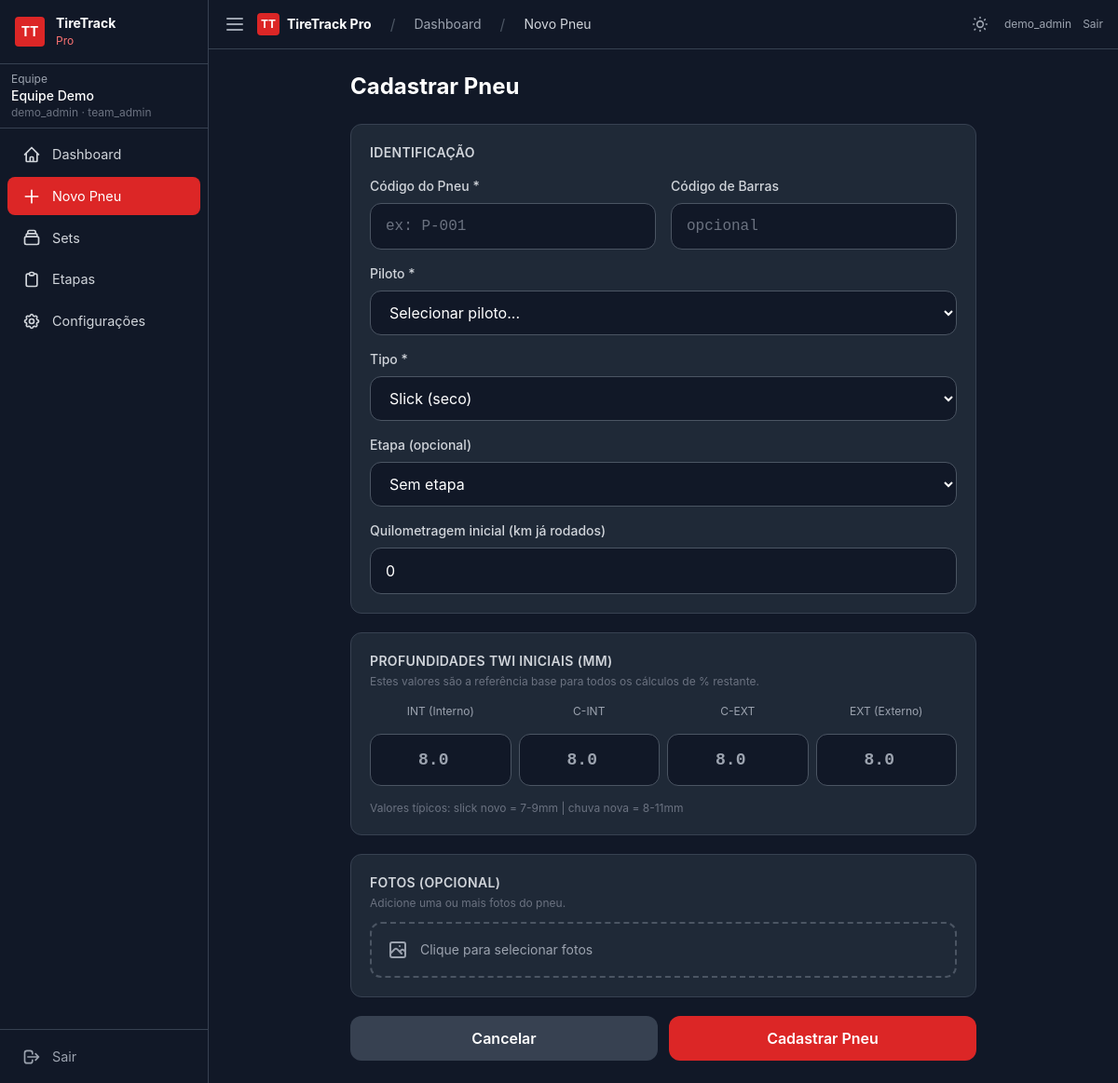
The app's page /tires/new (signed in) with its own data.
### app/models.py (models this page shows, shortened)
class Team(db.Model):
    __tablename__ = 'teams'
    id = db.Column(db.Integer, primary_key=True)
    name = db.Column(db.String(100), nullable=False)
    slug = db.Column(db.String(50), unique=True, nullable=False)
    logo_url = db.Column(db.String(255))
    is_active = db.Column(db.Boolean, default=True, nullable=False)
    created_at = db.Column(db.DateTime, default=datetime.utcnow)
    users = db.relationship('User', backref='team', lazy='dynamic', foreign_keys='User.team_id')
    drivers = db.relationship('Driver', backref='team', lazy='dynamic')
    tires = db.relationship('Tire', backref='team', lazy='dynamic')
    tire_sets = db.relationship('TireSet', backref='team', lazy='dynamic')
    rounds = db.relationship('Round', backref='team', lazy='dynamic')

class User(UserMixin, db.Model):
    __tablename__ = 'users'
    ROLES = ['superadmin', 'team_admin', 'team_user', 'viewer']
    id = db.Column(db.Integer, primary_key=True)
    team_id = db.Column(db.Integer, db.ForeignKey('teams.id'), nullable=True)
    username = db.Column(db.String(80), unique=True, nullable=False)
    email = db.Column(db.String(120), unique=True, nullable=False)
    password_hash = db.Column(db.String(255), nullable=False)
    role = db.Column(db.String(20), nullable=False, default='team_user')
    is_active = db.Column(db.Boolean, default=True, nullable=False)
    created_at = db.Column(db.DateTime, default=datetime.utcnow)
    observations = db.relationship('Observation', backref='author', lazy='dynamic')
    @property
    def is_team_admin(self):
        return self.role in ('superadmin', 'team_admin')
    @property
    def can_write(self):
        return self.role in ('superadmin', 'team_admin', 'team_user')

### app/blueprints/tires/routes.py (the view, shortened to what this page needs)
@tires_bp.route('/new', methods=['GET', 'POST'])
@login_required
@require_write
def new():
    team_id = current_user.team_id
    drivers = Driver.query.filter_by(team_id=team_id, is_active=True).all()
    rounds = Round.query.filter_by(team_id=team_id, status='open').order_by(Round.name).all()
    return render_template('tires/new.html', drivers=drivers, rounds=rounds)

### app/utils.py (called while the page is built)
def require_write(f):
    @wraps(f)
    def decorated_function(*args, **kwargs):
        if not current_user.is_authenticated or not current_user.can_write:
            abort(403)
        return f(*args, **kwargs)
    return decorated_function

### app/templates/tires/new.html (shortened to what this page needs)
{% extends 'base.html' %}
{% block breadcrumb %}
<span class="text-gray-600 mx-2">/</span>
<a href="{{ url_for('dashboard.index') }}" class="text-gray-400 hover:text-white text-sm">Dashboard</a>
<span class="text-gray-600 mx-2">/</span>
<span class="text-gray-300 text-sm">Novo Pneu</span>
{% endblock %}
{% block content %}
<div class="max-w-2xl mx-auto">
  <h1 class="text-2xl font-bold text-white mb-6">Cadastrar Pneu</h1>
  <form method="POST" action="{{ url_for('tires.new') }}" enctype="multipart/form-data" class="space-y-5">
    <div class="bg-gray-800 rounded-xl p-5 border border-gray-700 space-y-4">
      <h2 class="text-sm font-semibold text-gray-300 uppercase tracking-wide">Identificação</h2>
      <div class="grid grid-cols-1 sm:grid-cols-2 gap-4">
        <div>
          <label class="block text-sm font-medium text-gray-300 mb-2">Código do Pneu *</label>
          <input type="text" name="code" required placeholder="ex: P-001"
                 class="w-full px-4 py-3 bg-gray-900 border border-gray-600 rounded-xl text-white placeholder-gray-500
                        focus:outline-none focus:border-red-500 font-mono text-base min-h-[48px]">
        </div>
        <div>
          <label class="block text-sm font-medium text-gray-300 mb-2">Código de Barras</label>
          <input type="text" name="barcode" placeholder="opcional"
                 class="w-full px-4 py-3 bg-gray-900 border border-gray-600 rounded-xl text-white placeholder-gray-500
                        focus:outline-none focus:border-red-500 font-mono text-base min-h-[48px]">
        </div>
      </div>
      <div>
        <label class="block text-sm font-medium text-gray-300 mb-2">Piloto *</label>
        <select name="driver_id" required
                class="w-full px-4 py-3 bg-gray-900 border border-gray-600 rounded-xl text-white
                       focus:outline-none focus:border-red-500 text-base min-h-[48px]">
          <option value="">Selecionar piloto...</option>
        </select>
      </div>
      <div>
        <label class="block text-sm font-medium text-gray-300 mb-2">Tipo *</label>
        <select name="tire_type" required
                class="w-full px-4 py-3 bg-gray-900 border border-gray-600 rounded-xl text-white
                       focus:outline-none focus:border-red-500 text-base min-h-[48px]">
          <option value="slick">Slick (seco)</option>
        </select>
      </div>
      <div>
        <label class="block text-sm font-medium text-gray-300 mb-2">Etapa (opcional)</label>
        <select name="round_id"
                class="w-full px-4 py-3 bg-gray-900 border border-gray-600 rounded-xl text-white
                       focus:outline-none focus:border-red-500 text-base min-h-[48px]">
          <option value="">Sem etapa</option>
        </select>
      </div>
      <div>
        <label class="block text-sm font-medium text-gray-300 mb-2">Quilometragem inicial (km já rodados)</label>
        <input type="number" name="km_initial" value="0" min="0" step="0.1" inputmode="decimal"
               class="w-full px-4 py-3 bg-gray-900 border border-gray-600 rounded-xl text-white
                      focus:outline-none focus:border-red-500 text-base min-h-[48px]">
      </div>
    </div>
    <div class="bg-gray-800 rounded-xl p-5 border border-gray-700 space-y-4">
      <div>
        <h2 class="text-sm font-semibold text-gray-300 uppercase tracking-wide">Profundidades TWI Iniciais (mm)</h2>
        <p class="text-xs text-gray-500 mt-1">Estes valores são a referência base para todos os cálculos de % restante.</p>
      </div>
      <div class="grid grid-cols-4 gap-2 text-center text-xs text-gray-400 mb-2">
        <div>INT (Interno)</div>
        <div>C-INT</div>
        <div>C-EXT</div>
        <div>EXT (Externo)</div>
      </div>
      <div class="grid grid-cols-4 gap-2">
        <div>
          <input type="number" name="twi_int" required min="0" max="30" step="0.1" inputmode="decimal"
                 placeholder="8.0"
                 class="w-full px-3 py-3 bg-gray-900 border border-gray-600 rounded-xl text-white text-center
                        focus:outline-none focus:border-red-500 font-mono text-lg font-bold min-h-[56px]">
        </div>
        <div>
          <input type="number" name="twi_ci" required min="0" max="30" step="0.1" inputmode="decimal"
                 placeholder="8.0"
                 class="w-full px-3 py-3 bg-gray-900 border border-gray-600 rounded-xl text-white text-center
                        focus:outline-none focus:border-red-500 font-mono text-lg font-bold min-h-[56px]">
        </div>
        <div>
          <input type="number" name="twi_co" required min="0" max="30" step="0.1" inputmode="decimal"
                 placeholder="8.0"
                 class="w-full px-3 py-3 bg-gray-900 border border-gray-600 rounded-xl text-white text-center
                        focus:outline-none focus:border-red-500 font-mono text-lg font-bold min-h-[56px]">
        </div>
        <div>
          <input type="number" name="twi_ext" required min="0" max="30" step="0.1" inputmode="decimal"
                 placeholder="8.0"
                 class="w-full px-3 py-3 bg-gray-900 border border-gray-600 rounded-xl text-white text-center
                        focus:outline-none focus:border-red-500 font-mono text-lg font-bold min-h-[56px]">
        </div>
      </div>
      <p class="text-xs text-gray-500">Valores típicos: slick novo = 7-9mm | chuva nova = 8-11mm</p>
    </div>
    <div class="bg-gray-800 rounded-xl p-5 border border-gray-700 space-y-3" x-data="{ previews: [] }">
      <div>
        <h2 class="text-sm font-semibold text-gray-300 uppercase tracking-wide">Fotos (opcional)</h2>
        <p class="text-xs text-gray-500 mt-1">Adicione uma ou mais fotos do pneu.</p>
      </div>
      <label class="flex items-center gap-3 cursor-pointer border-2 border-dashed border-gray-600 rounded-xl px-4 py-4 hover:border-gray-400 transition-colors">
        <span class="text-sm text-gray-400">Clique para selecionar fotos</span>
      </label>
    </div>
    <div class="flex gap-3">
      <a href="{{ url_for('dashboard.index') }}"
         class="flex-1 text-center py-3 bg-gray-700 hover:bg-gray-600 text-white font-semibold rounded-xl min-h-[48px] flex items-center justify-center">
        Cancelar
      </a>
      <button type="submit"
              class="flex-1 py-3 bg-red-600 hover:bg-red-700 text-white font-semibold rounded-xl min-h-[48px]">
        Cadastrar Pneu
      </button>
    </div>
  </form>
</div>
{% endblock %}

### app/templates/base.html (shortened to what this page needs)
<!DOCTYPE html>
<html lang="pt-BR" class="dark" id="html-root">
<head>
  <script src="https://cdn.tailwindcss.com"></script>
</head>
<body x-data="{ sidebarOpen: window.innerWidth >= 1024 }" class="min-h-screen flex">
  <aside :class="sidebarOpen ? 'w-56' : 'w-0 overflow-hidden'"
         class="hidden lg:flex flex-col bg-gray-900 border-r border-gray-700 transition-all duration-200 no-print flex-shrink-0">
    <div class="p-4 border-b border-gray-700 flex items-center gap-3">
      <div class="w-8 h-8 bg-red-600 rounded flex items-center justify-center text-white font-bold text-sm">TT</div>
      <div x-show="sidebarOpen" class="font-bold text-white text-sm leading-tight">TireTrack<br><span class="text-red-400 text-xs font-normal">Pro</span></div>
    </div>
    {% if current_user.is_authenticated %}
    <div x-show="sidebarOpen" class="px-3 py-2 border-b border-gray-700">
      <div class="text-xs text-gray-400">Equipe</div>
      <div class="text-sm font-medium text-white truncate">{{ current_user.team.name if current_user.team else 'Superadmin' }}</div>
      <div class="text-xs text-gray-500">{{ current_user.username }} · {{ current_user.role }}</div>
    </div>
    <nav class="flex-1 p-2 space-y-1 overflow-y-auto">
      <a href="{{ url_for('dashboard.index') }}"
         class="sidebar-link {{ 'active' if request.endpoint == 'dashboard.index' else 'text-gray-300' }}">
        <svg class="w-5 h-5 flex-shrink-0" fill="none" stroke="currentColor" viewBox="0 0 24 24">
          <path stroke-linecap="round" stroke-linejoin="round" stroke-width="2" d="M3 12l2-2m0 0l7-7 7 7M5 10v10a1 1 0 001 1h3m10-11l2 2m-2-2v10a1 1 0 01-1 1h-3m-6 0a1 1 0 001-1v-4a1 1 0 011-1h2a1 1 0 011 1v4a1 1 0 001 1m-6 0h6"/>
        </svg>
        <span x-show="sidebarOpen">Dashboard</span>
      </a>
      <a href="{{ url_for('tires.new') }}"
         class="sidebar-link {{ 'active' if request.endpoint and request.endpoint.startswith('tires') else 'text-gray-300' }}">
        <svg class="w-5 h-5 flex-shrink-0" fill="none" stroke="currentColor" viewBox="0 0 24 24">
          <path stroke-linecap="round" stroke-linejoin="round" stroke-width="2" d="M12 4v16m8-8H4"/>
        </svg>
        <span x-show="sidebarOpen">Novo Pneu</span>
      </a>
      <a href="{{ url_for('sets.index') }}"
         class="sidebar-link {{ 'active' if request.endpoint and request.endpoint.startswith('sets') else 'text-gray-300' }}">
        <span x-show="sidebarOpen">Sets</span>
      </a>
      <a href="{{ url_for('rounds.index') }}"
         class="sidebar-link {{ 'active' if request.endpoint and request.endpoint.startswith('rounds') else 'text-gray-300' }}">
        <svg class="w-5 h-5 flex-shrink-0" fill="none" stroke="currentColor" viewBox="0 0 24 24">
          <path stroke-linecap="round" stroke-linejoin="round" stroke-width="2" d="M9 5H7a2 2 0 00-2 2v12a2 2 0 002 2h10a2 2 0 002-2V7a2 2 0 00-2-2h-2M9 5a2 2 0 002 2h2a2 2 0 002-2M9 5a2 2 0 012-2h2a2 2 0 012 2"/>
        </svg>
        <span x-show="sidebarOpen">Etapas</span>
      </a>
      {% if current_user.is_team_admin %}
      <a href="{{ url_for('admin.index') }}"
         class="sidebar-link {{ 'active' if request.endpoint and request.endpoint.startswith('admin') else 'text-gray-300' }}">
        <span x-show="sidebarOpen">Configurações</span>
      </a>
      {% endif %}
    </nav>
    <div class="p-2 border-t border-gray-700">
      <a href="{{ url_for('auth.logout') }}" class="sidebar-link text-gray-400 hover:text-red-400">
        <svg class="w-5 h-5 flex-shrink-0" fill="none" stroke="currentColor" viewBox="0 0 24 24">
          <path stroke-linecap="round" stroke-linejoin="round" stroke-width="2" d="M17 16l4-4m0 0l-4-4m4 4H7m6 4v1a3 3 0 01-3 3H6a3 3 0 01-3-3V7a3 3 0 013-3h4a3 3 0 013 3v1"/>
        </svg>
        <span x-show="sidebarOpen">Sair</span>
      </a>
    </div>
    {% endif %}
  </aside>
  <div class="flex-1 flex flex-col min-w-0 overflow-hidden">
    <header class="bg-gray-900 border-b border-gray-700 px-4 py-3 flex items-center gap-3 no-print flex-shrink-0">
      {% if current_user.is_authenticated %}
      <button @click="sidebarOpen = !sidebarOpen" class="hidden lg:block text-gray-400 hover:text-white">
        <svg class="w-6 h-6" fill="none" stroke="currentColor" viewBox="0 0 24 24">
          <path stroke-linecap="round" stroke-linejoin="round" stroke-width="2" d="M4 6h16M4 12h16M4 18h16"/>
        </svg>
      </button>
      {% endif %}
      <div class="flex items-center gap-2">
        <div class="w-6 h-6 bg-red-600 rounded text-white font-bold text-xs flex items-center justify-center">TT</div>
        <span class="font-bold text-white text-sm">TireTrack Pro</span>
      </div>
      {% block breadcrumb %}{% endblock %}
      <div class="ml-auto flex items-center gap-3">
        <button id="theme-toggle" onclick="toggleTheme()"
                class="text-gray-400 hover:text-white transition-colors p-1 rounded-lg hover:bg-gray-700"
                title="Alternar modo claro/escuro">
          <svg id="icon-sun" class="w-5 h-5" fill="none" stroke="currentColor" viewBox="0 0 24 24">
            <path stroke-linecap="round" stroke-linejoin="round" stroke-width="2"
              d="M12 3v1m0 16v1m8.66-9h-1M4.34 12h-1m15.07-6.07-.71.71M5.64 18.36l-.71.71M18.36 18.36l-.71-.71M5.64 5.64l-.71-.71M12 8a4 4 0 100 8 4 4 0 000-8z"/>
          </svg>
        </button>
        {% if current_user.is_authenticated %}
        <span class="text-xs text-gray-400 hidden sm:block">{{ current_user.username }}</span>
        <a href="{{ url_for('auth.logout') }}" class="text-xs text-gray-400 hover:text-red-400 hidden sm:block">Sair</a>
        {% endif %}
      </div>
    </header>
    <main class="flex-1 overflow-auto p-4 lg:p-6">
      {% block content %}{% endblock %}
    </main>
  </div>
</body>
</html>

### app/templates/base.html (style rules this page uses)
body { background-color: #111827; color: #F9FAFB; font-family: 'Inter', 'Roboto', system-ui, sans-serif; }
.sidebar-link { display:flex;align-items:center;gap:0.75rem;padding:0.6rem 1rem;border-radius:0.5rem;transition:background 0.15s;font-size:0.9rem; }
.sidebar-link.active { background:#DC2626;color:#fff; }

### records on screen
Team: team "Equipe Demo"
User: username "demo_admin", role "team_admin"
